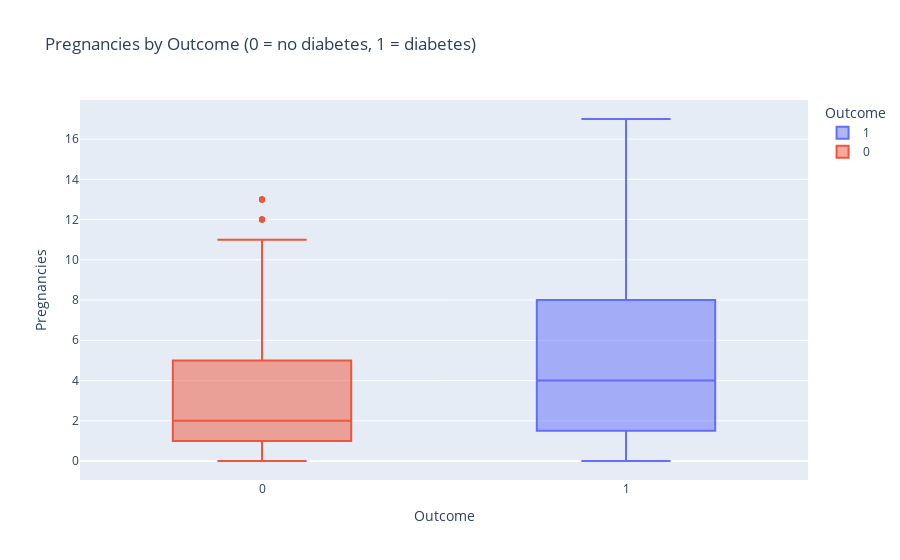
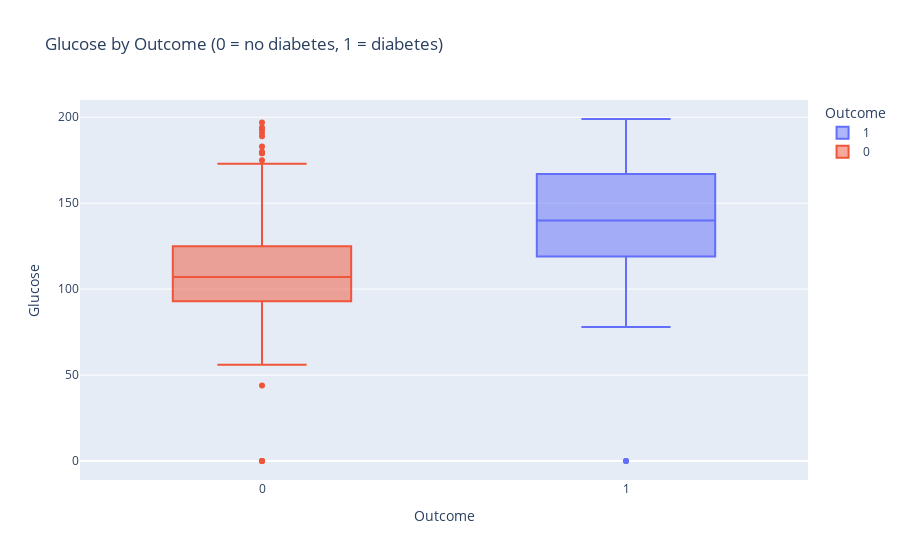
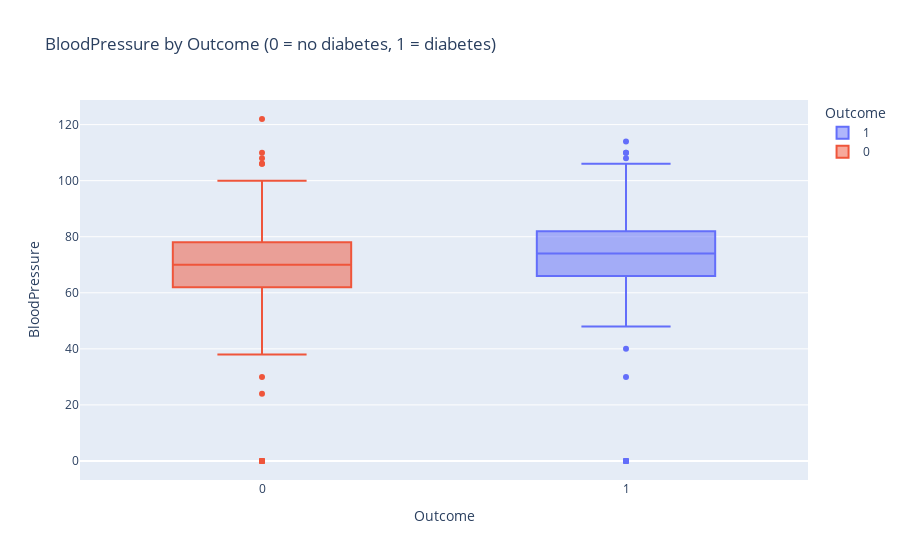
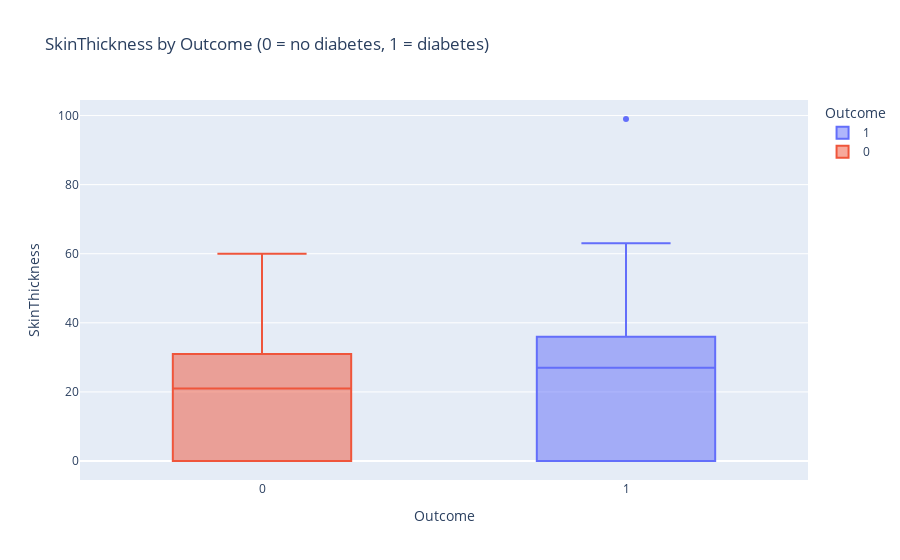

The cell these charts' notebook holds for them, in order:
### Markdown cell above
# ---------- Boxplots ----------

### Code cell
# Boxplots by Outcome for numeric features
for c in num_cols:
    fig = px.box(
        df, x='Outcome', y=c, color='Outcome',
        points='outliers',
        title=f"{c} by Outcome (0 = no diabetes, 1 = diabetes)"
    )
    fig.show()

### Figure 1 — Plotly figure (JSON) as saved in the notebook; plotly's stock layout.template omitted (floating-point values rounded to 4 significant figures; data arrays with more than 128 entries replaced by an {"elided": "..."} marker saying what was removed)
{"data": [{"alignmentgroup": "True", "boxpoints": "outliers", "hovertemplate": "Outcome=%{x}<br>Pregnancies=%{y}<extra></extra>", "legendgroup": "1", "marker": {"color": "#636efa"}, "name": "1", "notched": false, "offsetgroup": "1", "orientation": "v", "showlegend": true, "type": "box", "x": {"elided": "268 int values"}, "x0": " ", "xaxis": "x", "y": {"elided": "268 int values"}, "y0": " ", "yaxis": "y"}, {"alignmentgroup": "True", "boxpoints": "outliers", "hovertemplate": "Outcome=%{x}<br>Pregnancies=%{y}<extra></extra>", "legendgroup": "0", "marker": {"color": "#EF553B"}, "name": "0", "notched": false, "offsetgroup": "0", "orientation": "v", "showlegend": true, "type": "box", "x": {"elided": "500 int values"}, "x0": " ", "xaxis": "x", "y": {"elided": "500 int values"}, "y0": " ", "yaxis": "y"}], "layout": {"boxmode": "overlay", "legend": {"title": {"text": "Outcome"}, "tracegroupgap": 0}, "title": {"text": "Pregnancies by Outcome (0 = no diabetes, 1 = diabetes)"}, "xaxis": {"anchor": "y", "categoryarray": [1, 0], "categoryorder": "array", "domain": [0, 1], "title": {"text": "Outcome"}}, "yaxis": {"anchor": "x", "domain": [0, 1], "title": {"text": "Pregnancies"}}}}

### Figure 2 — Plotly figure (JSON) as saved in the notebook; plotly's stock layout.template omitted (floating-point values rounded to 4 significant figures; data arrays with more than 128 entries replaced by an {"elided": "..."} marker saying what was removed)
{"data": [{"alignmentgroup": "True", "boxpoints": "outliers", "hovertemplate": "Outcome=%{x}<br>Glucose=%{y}<extra></extra>", "legendgroup": "1", "marker": {"color": "#636efa"}, "name": "1", "notched": false, "offsetgroup": "1", "orientation": "v", "showlegend": true, "type": "box", "x": {"elided": "268 int values"}, "x0": " ", "xaxis": "x", "y": {"elided": "268 int values"}, "y0": " ", "yaxis": "y"}, {"alignmentgroup": "True", "boxpoints": "outliers", "hovertemplate": "Outcome=%{x}<br>Glucose=%{y}<extra></extra>", "legendgroup": "0", "marker": {"color": "#EF553B"}, "name": "0", "notched": false, "offsetgroup": "0", "orientation": "v", "showlegend": true, "type": "box", "x": {"elided": "500 int values"}, "x0": " ", "xaxis": "x", "y": {"elided": "500 int values"}, "y0": " ", "yaxis": "y"}], "layout": {"boxmode": "overlay", "legend": {"title": {"text": "Outcome"}, "tracegroupgap": 0}, "title": {"text": "Glucose by Outcome (0 = no diabetes, 1 = diabetes)"}, "xaxis": {"anchor": "y", "categoryarray": [1, 0], "categoryorder": "array", "domain": [0, 1], "title": {"text": "Outcome"}}, "yaxis": {"anchor": "x", "domain": [0, 1], "title": {"text": "Glucose"}}}}

### Figure 3 — Plotly figure (JSON) as saved in the notebook; plotly's stock layout.template omitted (floating-point values rounded to 4 significant figures; data arrays with more than 128 entries replaced by an {"elided": "..."} marker saying what was removed)
{"data": [{"alignmentgroup": "True", "boxpoints": "outliers", "hovertemplate": "Outcome=%{x}<br>BloodPressure=%{y}<extra></extra>", "legendgroup": "1", "marker": {"color": "#636efa"}, "name": "1", "notched": false, "offsetgroup": "1", "orientation": "v", "showlegend": true, "type": "box", "x": {"elided": "268 int values"}, "x0": " ", "xaxis": "x", "y": {"elided": "268 int values"}, "y0": " ", "yaxis": "y"}, {"alignmentgroup": "True", "boxpoints": "outliers", "hovertemplate": "Outcome=%{x}<br>BloodPressure=%{y}<extra></extra>", "legendgroup": "0", "marker": {"color": "#EF553B"}, "name": "0", "notched": false, "offsetgroup": "0", "orientation": "v", "showlegend": true, "type": "box", "x": {"elided": "500 int values"}, "x0": " ", "xaxis": "x", "y": {"elided": "500 int values"}, "y0": " ", "yaxis": "y"}], "layout": {"boxmode": "overlay", "legend": {"title": {"text": "Outcome"}, "tracegroupgap": 0}, "title": {"text": "BloodPressure by Outcome (0 = no diabetes, 1 = diabetes)"}, "xaxis": {"anchor": "y", "categoryarray": [1, 0], "categoryorder": "array", "domain": [0, 1], "title": {"text": "Outcome"}}, "yaxis": {"anchor": "x", "domain": [0, 1], "title": {"text": "BloodPressure"}}}}

### Figure 4 — Plotly figure (JSON) as saved in the notebook; plotly's stock layout.template omitted (floating-point values rounded to 4 significant figures; data arrays with more than 128 entries replaced by an {"elided": "..."} marker saying what was removed)
{"data": [{"alignmentgroup": "True", "boxpoints": "outliers", "hovertemplate": "Outcome=%{x}<br>SkinThickness=%{y}<extra></extra>", "legendgroup": "1", "marker": {"color": "#636efa"}, "name": "1", "notched": false, "offsetgroup": "1", "orientation": "v", "showlegend": true, "type": "box", "x": {"elided": "268 int values"}, "x0": " ", "xaxis": "x", "y": {"elided": "268 int values"}, "y0": " ", "yaxis": "y"}, {"alignmentgroup": "True", "boxpoints": "outliers", "hovertemplate": "Outcome=%{x}<br>SkinThickness=%{y}<extra></extra>", "legendgroup": "0", "marker": {"color": "#EF553B"}, "name": "0", "notched": false, "offsetgroup": "0", "orientation": "v", "showlegend": true, "type": "box", "x": {"elided": "500 int values"}, "x0": " ", "xaxis": "x", "y": {"elided": "500 int values"}, "y0": " ", "yaxis": "y"}], "layout": {"boxmode": "overlay", "legend": {"title": {"text": "Outcome"}, "tracegroupgap": 0}, "title": {"text": "SkinThickness by Outcome (0 = no diabetes, 1 = diabetes)"}, "xaxis": {"anchor": "y", "categoryarray": [1, 0], "categoryorder": "array", "domain": [0, 1], "title": {"text": "Outcome"}}, "yaxis": {"anchor": "x", "domain": [0, 1], "title": {"text": "SkinThickness"}}}}
